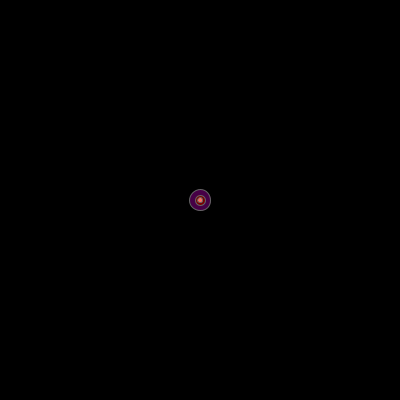
Frame 1 (no input)
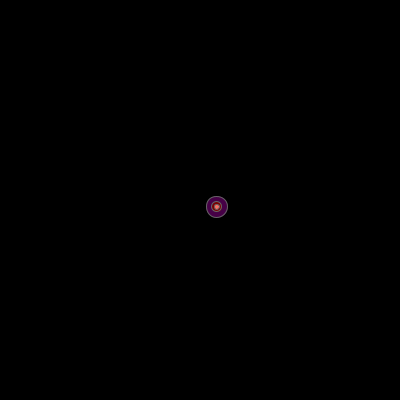
Frame 60 (the mouse pressed at the canvas centre just before this capture)
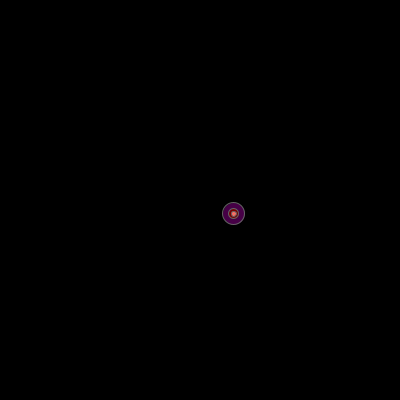
Frame 120 (the mouse held since frame 60 and released just before this capture)

The Processing sketch that drew these frames (run headless with seeded random() and noise(); from frame 60 on, the mouse is pressed at the canvas centre):

// Processing sketch: processing_143823
// ── processing_143823.pde

// This is a code fragment that shows how to use an ArrayList.
// It won't compile because it's missing the Ball class.

// Declaring the ArrayList, note the use of the syntax "<Ball>" to indicate
// our intention to fill this ArrayList with Ball objects


ArrayList<Ball> balls;

void setup() {
  size(400, 400);
  background(0);
  balls = new ArrayList<Ball>();  // Create an empty ArrayList
  balls.add(new Ball(width/2, height/2, 50));  // Start by adding one element
}

void draw() {
  background(0);

  // With an array, we say balls.length. With an ArrayList,
  // we say balls.size(). The length of an ArrayList is dynamic.
  // Notice how we are looping through the ArrayList backwards.
  // This is because we are deleting elements from the list.
  for (int i = balls.size()-1; i >= 0; i--) {
    Ball ball = balls.get(i);
    ball.move();
    ball.display();
  //  if (ball.finished()) {
      // Items can be deleted with remove().
  //    balls.remove(i);
  //  }
  }
}

void mousePressed() {
  // A new ball object is added to the ArrayList, by default to the end.
   
  
  for (int i = balls.size()-1; i >= 0; i--) {
   
    if(dist(mouseX,mouseY,balls.get(i).posx,balls.get(i).posy) < balls.get(i).radius/2){
    balls.add(new Ball(mouseX, mouseY, balls.get(i).radius/2));
    }
   
    
      }
  
}
class Ball{
int X, Y; //ellipse 
int nX, nY; //ellipse 
int delay = 10; //delay effect 
int num = 60; 
float mx[] = new float[num]; 
float my[] = new float [num]; 
int r, g, b; //colors for background  

float posx, posy;  //declare variables for x and y position
float radius;  //declare variable for radius
float speed = random( -0.1, 0.09);  //declare variable for "speed" 

float radiusMax;
float ballXSpeed =  random(0, 1);
float ballYSpeed =  random(-2, .2);
 
 //class constructor (like setup function)
 Ball(float x,float y,float s){
  posx = x;  //set initial x position (random)
  posy = y; // set initial y position (random)
  radius = s; // set initial radius (random)
  
  radiusMax = random(20, 25);
 
 }
 
 //method for the "math" behind the object
 
 //behavior for ball
 void move(){
  frameRate(35);  
  X = width/2; 
  Y = height/2; 

  
  posy += speed; 
  
  posx += speed; 
  
  radius++;
  
  if(radius >= radiusMax){
    radius = radiusMax;
  }



  
  if(posx >= height + radius){  //if statement "resets" snowflake
    posy = 0 - radius;        //when it reaches bottom
    posx = random(-1, 5);
    speed = random(-1 , 0.09);
  
    radius = random(-5, 10); 
  }
  
    if (posx > width) {
      ballXSpeed = ballXSpeed * -1;
      }
  if (posx < 0) {
      ballXSpeed = ballXSpeed * -1;
  }
    
  //Bounce off top and bottom of the screen
  if (posy > height) {
      ballYSpeed = ballYSpeed * -1;
      }
  if (posy < 0) {
      ballYSpeed = ballYSpeed * -1;
  }
 }
  
  //method for drawing the object to the screen
  void display(){
    //draw the snowflake!
    //noStroke();
  fill(r, g, b); //color 
  stroke(100); 
  radius = radius + sin( frameCount /8); 
  //track cricle to new destination 
  posx = posx + ballXSpeed;
  posy = posy + ballYSpeed;
  fill(70, 0 , 70);
  ellipse(posx, posy, radius, radius); //shape
  fill(120, 0 ,0); 
 
  ellipse(posx, posy, 10, 10);
  fill(250, 110, 100);
  ellipse(posx, posy, 5, 5);
  
 
  

  
  
  for(int i =1; i<num; i++) { 


    mx[i-1] = mx[i]; 


    my[i-1] = my[i]; 


  } 
  }  
}
